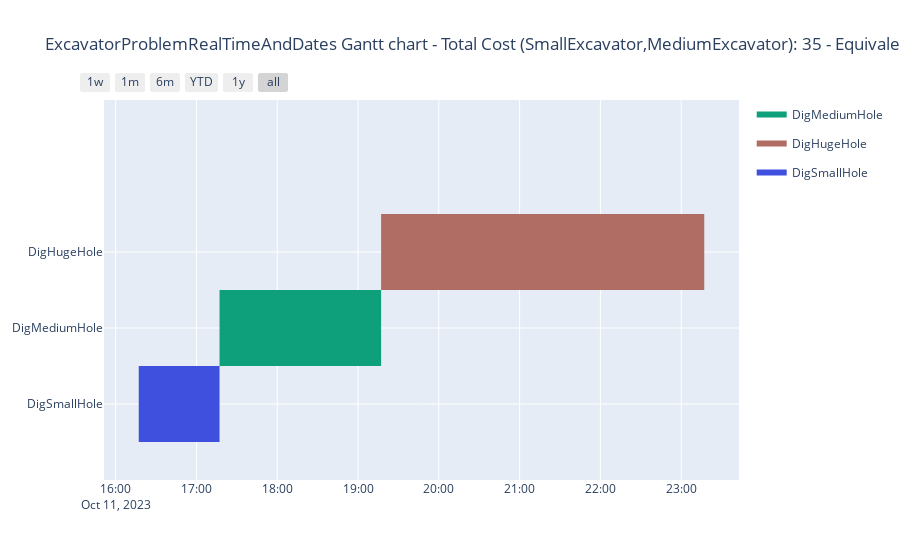

Here is the notebook cell this chart was saved with:
### Markdown cell above
# Excavator use-case 9: Times and dates

### Code cell
import processscheduler as ps
import processscheduler as ps
from datetime import datetime, timedelta

problem = ps.SchedulingProblem(
    "ExcavatorProblemRealTimeAndDates",
    start_time=datetime.now(),
    delta_time=timedelta(hours=1),
)

# three tasks
dig_small_hole = ps.VariableDurationTask("DigSmallHole", work_amount=3)
dig_medium_hole = ps.VariableDurationTask("DigMediumHole", work_amount=7)
dig_huge_hole = ps.VariableDurationTask("DigHugeHole", work_amount=15)

# two workers
small_exc = ps.Worker(
    "SmallExcavator", productivity=4, cost=ps.ConstantCostPerPeriod(5)
)
medium_ex = ps.Worker(
    "MediumExcavator", productivity=6, cost=ps.ConstantCostPerPeriod(10)
)

dig_small_hole.add_required_resource(
    ps.SelectWorkers([small_exc, medium_ex], 1, kind="min")
)
dig_medium_hole.add_required_resource(
    ps.SelectWorkers([small_exc, medium_ex], 1, kind="min")
)
dig_huge_hole.add_required_resource(
    ps.SelectWorkers([small_exc, medium_ex], 1, kind="min")
)

problem.add_objective_makespan()
problem.add_objective_resource_cost([small_exc, medium_ex])

solver = ps.SchedulingSolver(problem, optimize_priority="pareto")
solution = solver.solve()
solution.render_gantt_plotly(render_mode="Task")

### Figure 1 — Plotly figure (JSON) as saved in the notebook; plotly's stock layout.template omitted (floating-point values rounded to 4 significant figures)
{"data": [{"fill": "toself", "fillcolor": "rgb(14, 159, 123)", "hoverinfo": "name", "legendgroup": "rgb(14, 159, 123)", "mode": "none", "name": "DigMediumHole", "showlegend": true, "type": "scatter", "x": ["2023-10-11T17:17:07.695699", "2023-10-11T19:17:07.695699", "2023-10-11T19:17:07.695699", "2023-10-11T17:17:07.695699"], "y": [0.5, 0.5, 1.5, 1.5]}, {"fill": "toself", "fillcolor": "rgb(176, 109, 99)", "hoverinfo": "name", "legendgroup": "rgb(176, 109, 99)", "mode": "none", "name": "DigHugeHole", "showlegend": true, "type": "scatter", "x": ["2023-10-11T19:17:07.695699", "2023-10-11T23:17:07.695699", "2023-10-11T23:17:07.695699", "2023-10-11T19:17:07.695699"], "y": [1.5, 1.5, 2.5, 2.5]}, {"fill": "toself", "fillcolor": "rgb(64, 80, 222)", "hoverinfo": "name", "legendgroup": "rgb(64, 80, 222)", "mode": "none", "name": "DigSmallHole", "showlegend": true, "type": "scatter", "x": ["2023-10-11T16:17:07.695699", "2023-10-11T17:17:07.695699", "2023-10-11T17:17:07.695699", "2023-10-11T16:17:07.695699"], "y": [-0.5, -0.5, 0.5, 0.5]}, {"legendgroup": "rgb(14, 159, 123)", "marker": {"color": "rgb(14, 159, 123)", "opacity": 0, "size": 1}, "mode": "markers", "name": "", "showlegend": false, "text": [null, null], "type": "scatter", "x": ["2023-10-11T17:17:07.695699", "2023-10-11T19:17:07.695699"], "y": [1, 1]}, {"legendgroup": "rgb(176, 109, 99)", "marker": {"color": "rgb(176, 109, 99)", "opacity": 0, "size": 1}, "mode": "markers", "name": "", "showlegend": false, "text": [null, null], "type": "scatter", "x": ["2023-10-11T19:17:07.695699", "2023-10-11T23:17:07.695699"], "y": [2, 2]}, {"legendgroup": "rgb(64, 80, 222)", "marker": {"color": "rgb(64, 80, 222)", "opacity": 0, "size": 1}, "mode": "markers", "name": "", "showlegend": false, "text": [null, null], "type": "scatter", "x": ["2023-10-11T16:17:07.695699", "2023-10-11T17:17:07.695699"], "y": [0, 0]}], "layout": {"autosize": true, "hovermode": "closest", "showlegend": true, "title": {"text": "ExcavatorProblemRealTimeAndDates Gantt chart - Total Cost (SmallExcavator,MediumExcavator): 35 - EquivalentIndicator: 42"}, "xaxis": {"autorange": true, "range": ["2023-10-11 15:51:56.8924", "2023-10-11 23:42:18.499"], "rangeselector": {"buttons": [{"count": 7, "label": "1w", "step": "day", "stepmode": "backward"}, {"count": 1, "label": "1m", "step": "month", "stepmode": "backward"}, {"count": 6, "label": "6m", "step": "month", "stepmode": "backward"}, {"count": 1, "label": "YTD", "step": "year", "stepmode": "todate"}, {"count": 1, "label": "1y", "step": "year", "stepmode": "backward"}, {"step": "all"}]}, "showgrid": true, "type": "date", "zeroline": false}, "yaxis": {"autorange": false, "range": [-1, 4], "showgrid": true, "ticktext": ["DigSmallHole", "DigMediumHole", "DigHugeHole"], "tickvals": [0, 1, 2], "type": "linear", "zeroline": false}}}
